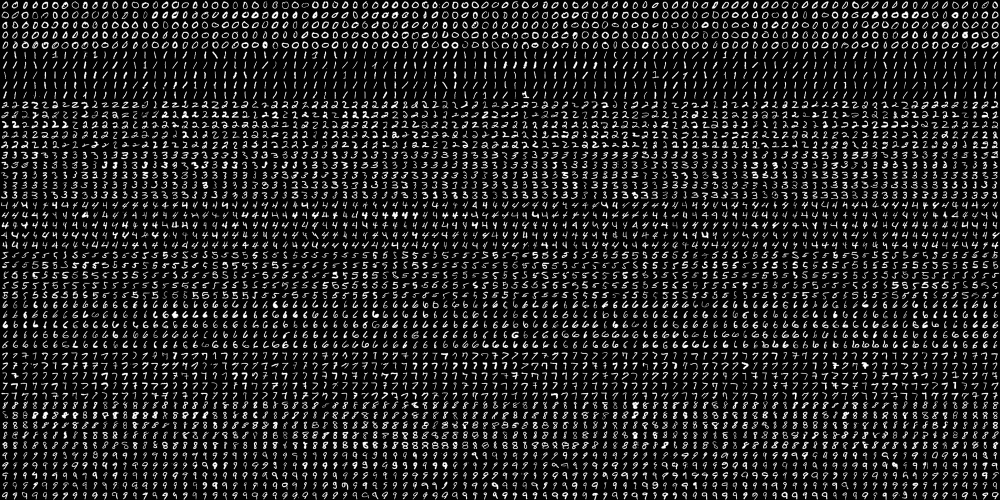
#> input picture workbook/PerantisProject/data/digits.png, 2000 x 1000 px (shown at 1/2 size)
$ python create_data_old.py
#> lines starting #> are read from the running program, lines starting #| are printed output that depends on the picture
import cv2 as cv
import numpy as np
import matplotlib.pyplot as plt

# [28 lines of commented-out code are left out]

def create_data():
    img = cv.imread("data/digits.png", cv.IMREAD_GRAYSCALE)
#> img is the input picture: shape (1000, 2000); min 0, max 255, mean 33.8

    list_of_numbers_arr = []

    for j in range(0, 1000, 100):
        for i in range(j, 1000, 100):
            a0 = img[i:i + 100, 0:2000]
            list_of_numbers_arr.append(a0)
#> after the loop, list_of_numbers_arr = 55 items

    list_num = [[], [], [], [], [], [], [], [], [], []]

    for k in range(0, 10, 1):
        i = 0
        for x1 in range(0, 2000, 20):
            for y1 in range(i, 1000, 20):
                x2 = x1 + 20
                y2 = y1 + 20
                a = list_of_numbers_arr[k][x1:x2, y1:y2]

                list_num[k].append(a)
            i = i + 100
    return list_num


def num_img_generator(list_num,number=0,random=False,random_len=4):
#> called with number = 0, random = True, random_len = 4
    num_img_parts = []
    if random:
        max_random=[]
        for x in range(0,random_len,1):
            max_random.append(9)

        strings = [str(integer) for integer in max_random]
        a_string = "".join(strings)
        max_random = int(a_string)

        np.random.seed(2)
        number = np.random.randint(0, max_random)
    elif random==False:
        number
    number = str(number)
    number = list(number)
    print(number)
    for y in range(0, len(number), 1):
        digit = int(number[y])
        print(digit)
        print(len(list_num[0]))
        num_img_parts.append(list_num[digit][np.random.randint(0, 275)])

    num_img = cv.hconcat(num_img_parts)
    cv.imwrite("number_image.jpg",num_img)
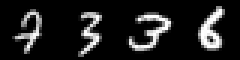
#> saved as number_image.jpg: shape (20, 80) (shown 3 times larger); min 0, max 255, mean 31.1


num_list = create_data()
num_img_generator(num_list,random=True)
